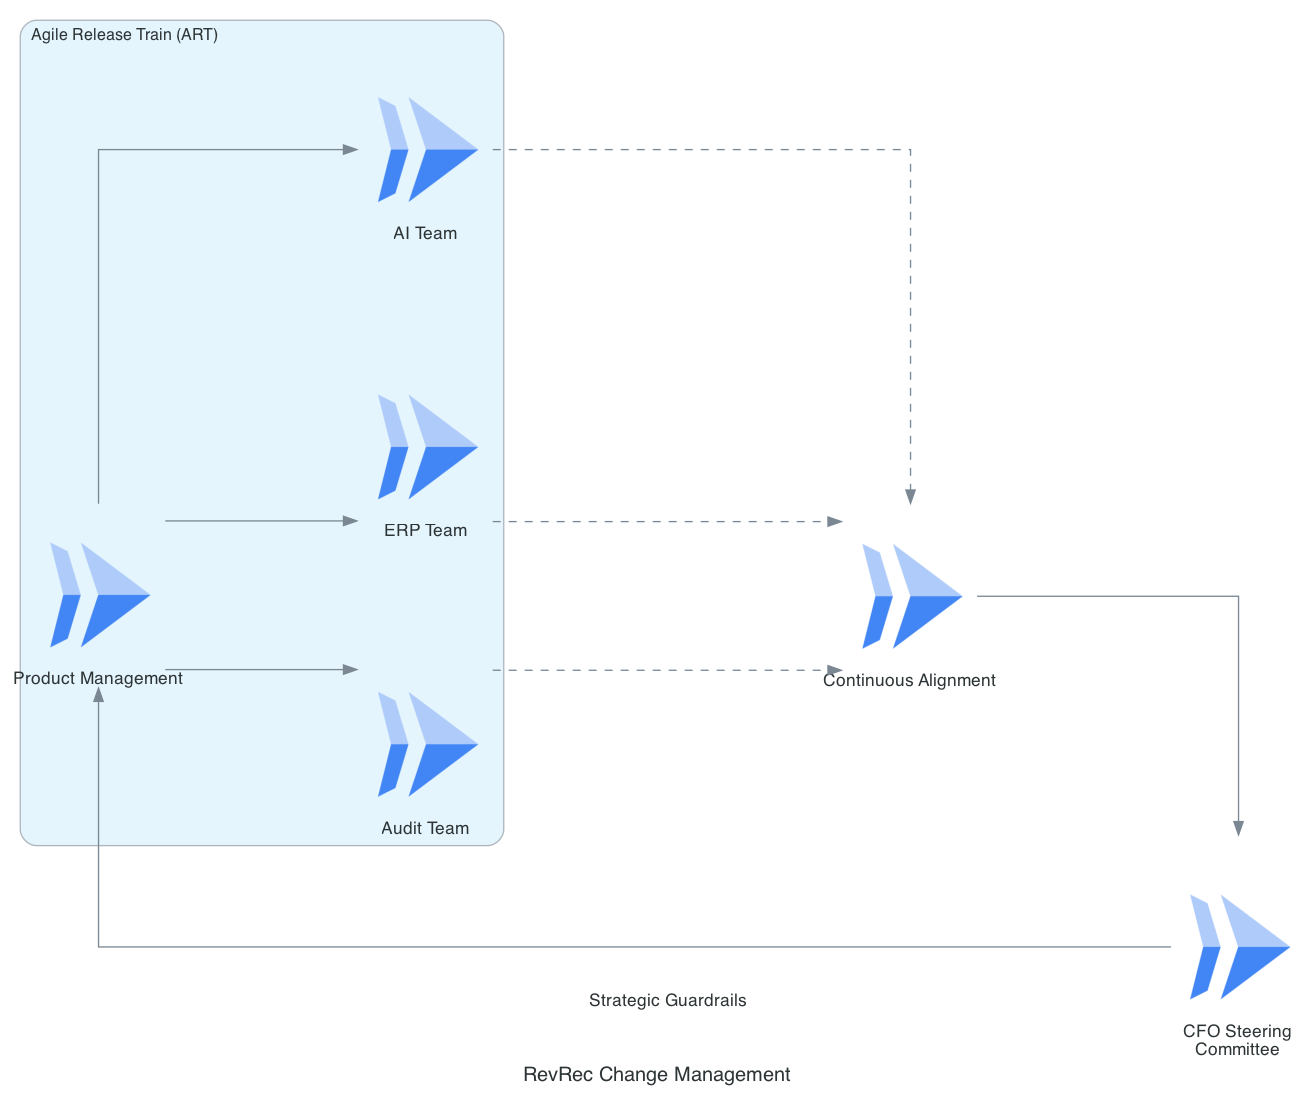

Generate this figure with Python:
from diagrams import Diagram, Cluster, Edge
from diagrams.gcp.compute import Run

graph_attr = {"pad": "0.1", "nodesep": "1.2", "ranksep": "2.0", "bgcolor": "transparent"}

with Diagram("RevRec Change Management", show=False, filename="revrec_safe_art", direction="LR", graph_attr=graph_attr):
    cfo = Run("CFO Steering\nCommittee")
    
    with Cluster("Agile Release Train (ART)"):
        product = Run("Product Management")
        dev_teams = [Run("AI Team"), Run("ERP Team"), Run("Audit Team")]

    feedback = Run("Continuous Alignment")

    cfo >> Edge(label="Strategic Guardrails") >> product
    product >> dev_teams
    dev_teams >> Edge(style="dashed") >> feedback >> cfo
